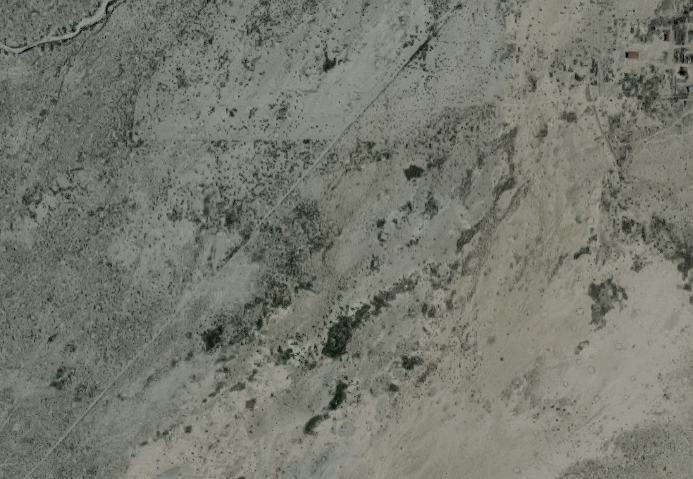
#> input picture GPS_GUI/hanksville_edit.png, 693 x 479 px
$ python pano.py ../GPS_GUI out
#> lines starting #> are read from the running program, lines starting #| are printed output that depends on the picture
import argparse
import cv2
import numpy as np
import math
import timeit
import os
import sys


def show_img (name, img):
    '''
    displays a image till a key is pressed

    name: title of the image
    img: image matrix
    '''
    cv2.imshow(name, img)
    cv2.waitKey(0)

def chk_dir(ip_dir, op_dir):
    '''
    checks if given directories exist. If input directory is not present exits
    if output directory not present creates directories at specified path

    ip_dir: path to input directory
    op_dir: path to output directory
    '''
#> called with ip_dir = 'GPS_GUI/', op_dir = 'panorama/out/'
    if not os.path.isdir(ip_dir):
        print("input directory does not exist")
        sys.exit()

    #left for images from left eye of the camera.
    #right for images from the right eye of the camera.
    for sub_dir in ["left", "right"]:
        try: os.makedirs(os.path.join(op_dir,sub_dir))
        except OSError: pass

def get_keyPts(img):
    '''
    detects keypoints and calculates SIFT features from a image

    img:image to process
    '''
    desc = cv2.xfeatures2d.SIFT_create()
    (key_pts, ftrs) = desc.detectAndCompute(img, None)
    key_pts = [kp.pt for kp in key_pts]
    return (key_pts, ftrs)

def match_keyPts(f1, f2, ratio):
    '''
    find the number of common features between two images

    f1: feature descriptors of the first image
    f2: feature descriptors of the second image
    ratio: ratio threshold for Lowes ratio test
    '''
    matcher = cv2.DescriptorMatcher_create("BruteForce")
    rawMatches = matcher.knnMatch(f1, f2, 2)

    matches = []

    #Lowes ratio test
    for m in rawMatches:
        if len(m) == 2 and m[0].distance < m[1].distance * ratio:
            matches.append((m[0].trainIdx, m[0].queryIdx))
    return len(matches)


if __name__ == '__main__':
    #take command line arguments
    parser = argparse.ArgumentParser(description = "build panorama from images provided in directory")
    parser.add_argument("input_dir", help="specify path to the input directory")
    parser.add_argument("output_dir", help="specify path the output directory;will create if it doesnt exist")
    args = parser.parse_args()
    ip_dir = os.path.abspath(args.input_dir)+"/"
    op_dir = os.path.abspath(args.output_dir)+"/"


    start = timeit.default_timer()

    #check if input, output directories exist
    chk_dir(ip_dir, op_dir)

    #read files from input directory and write files to output directory
    #images from the left eye are stored in the "left" subdirectory
    #images from the right eye are stored in the "right" subdirectory
    print("writing files to output directory...")
    extsn=""
    prfx=""
    count = 0

    os.chdir(ip_dir)
    for f in os.listdir(str(ip_dir)):
        if os.path.isfile(f):
            if(count == 0):
                #get file extsn eg .jpg
                extsn="."+f.split(".")[-1]
                #get prefix e.g engi_quad_
                tmp=f.split("_")
                tmp=tmp[:-1]
                prfx = "_".join(tmp)+"_"
            img = cv2.imread(ip_dir+f)
#> img is the input picture: shape (479, 693, 3); mean B, G, R 110.2, 120.4, 118.3
            border = int(img.shape[1]/2)
#> border = 346
            img_l = img2 = img[:,:border,:]
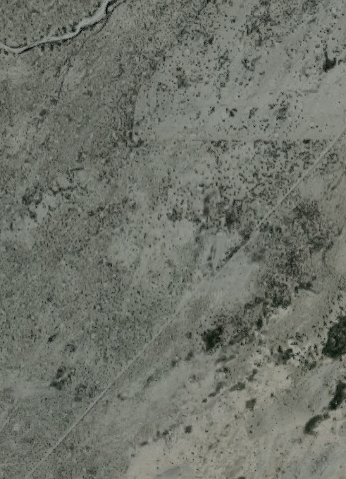
#> img_l: shape (479, 346, 3); mean B, G, R 105.5, 114.5, 110.9
            img_r = img2 = img[:,border:,:]
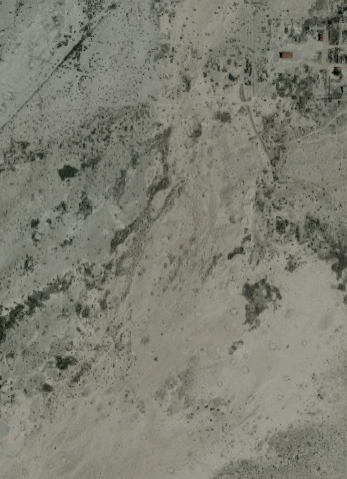
#> img_r: shape (479, 347, 3); mean B, G, R 115, 126.2, 125.8
            cv2.imwrite(op_dir+"left/"+f, img_l)
            cv2.imwrite(op_dir+"right/"+f, img_r)
            count = count+1


    print("done writing files to output directory...")

    #Generate sets of images
    # A set consists of 10 images in order 1-10, 11-20, 21-30, ...
    print("Generating Sets...")

    #glbl_lst=[[img1, img2, ...,img10],[img11,img12,...,img20],...[img101...img110]]
    glbl_lst = []

    #only one third of the images from the left eye are used
    lim = math.ceil(count/30)+2
    for i in range(1, lim):
        lcl_lst = []
        # print("i", i)
        for j in range(((i-1)*10)+1, (10*i)+1):
            # print("j", j)
            img = cv2.imread(op_dir+"left/"+prfx+str(j)+extsn)
            # print("op path", op_dir+"left/"+prfx+str(j)+extsn)
#> (the run stopped early here; a loop or call above may not have finished)
